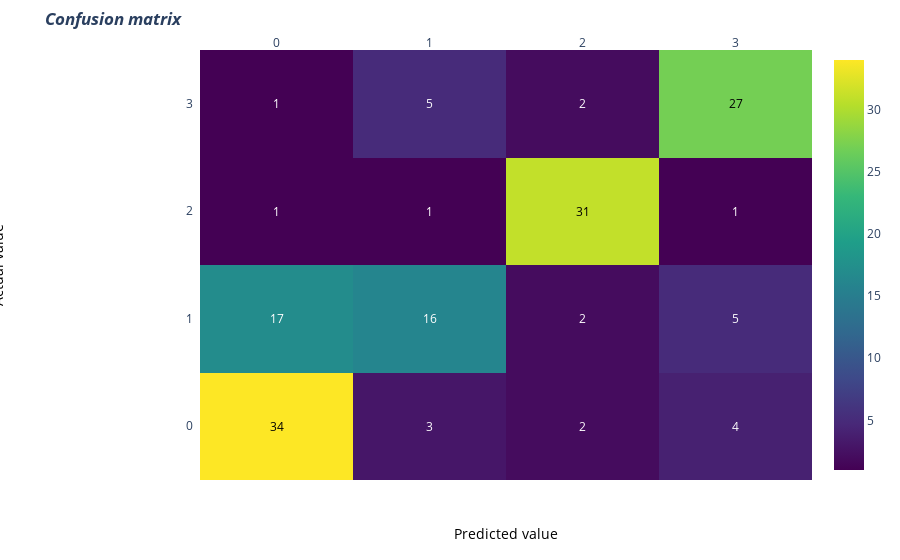

Source (notebook cell):
### Code cell
import plotly.figure_factory as ff
# invert z idx values

z= cm

# invert z idx values
#z = z[::-1]

x= [0,1,2,3]
y1=x
#y =x[::-1].copy() # invert idx values of x
#print(y)
#y=x
# change each element of z to type string for annotations
z_text = [[str(y1) for y1 in x] for x in z]

# set up figure
fig = ff.create_annotated_heatmap(z, x=x, y=y1, annotation_text=z_text, colorscale='Viridis')

# add title
fig.update_layout(title_text='<i><b>Confusion matrix</b></i>',
                  #xaxis = dict(title='x'),
                  #yaxis = dict(title='x')
                 )

# add custom xaxis title
fig.add_annotation(dict(font=dict(color="black",size=14),
                        x=0.5,
                        y=-0.15,
                        showarrow=False,
                        text="Predicted value",
                        xref="paper",
                        yref="paper"))

# add custom yaxis title
fig.add_annotation(dict(font=dict(color="black",size=14),
                        x=-0.35,
                        y=0.5,
                        showarrow=False,
                        text="Actual value",
                        textangle=-90,
                        xref="paper",
                        yref="paper"))

# adjust margins to make room for yaxis title
fig.update_layout(margin=dict(t=50, l=200))

# add colorbar
fig['data'][0]['showscale'] = True
fig.show()

### Figure 1 — Plotly figure (JSON) as saved in the notebook; plotly's stock layout.template omitted (floating-point values rounded to 4 significant figures)
{"data": [{"colorscale": [[0, "#440154"], [0.1111, "#482878"], [0.2222, "#3e4989"], [0.3333, "#31688e"], [0.4444, "#26828e"], [0.5556, "#1f9e89"], [0.6667, "#35b779"], [0.7778, "#6ece58"], [0.8889, "#b5de2b"], [1, "#fde725"]], "reversescale": false, "showscale": true, "type": "heatmap", "x": [0, 1, 2, 3], "y": [0, 1, 2, 3], "z": [[34, 3, 2, 4], [17, 16, 2, 5], [1, 1, 31, 1], [1, 5, 2, 27]]}], "layout": {"annotations": [{"font": {"color": "#000000"}, "showarrow": false, "text": "34", "x": 0, "xref": "x", "y": 0, "yref": "y"}, {"font": {"color": "#FFFFFF"}, "showarrow": false, "text": "3", "x": 1, "xref": "x", "y": 0, "yref": "y"}, {"font": {"color": "#FFFFFF"}, "showarrow": false, "text": "2", "x": 2, "xref": "x", "y": 0, "yref": "y"}, {"font": {"color": "#FFFFFF"}, "showarrow": false, "text": "4", "x": 3, "xref": "x", "y": 0, "yref": "y"}, {"font": {"color": "#FFFFFF"}, "showarrow": false, "text": "17", "x": 0, "xref": "x", "y": 1, "yref": "y"}, {"font": {"color": "#FFFFFF"}, "showarrow": false, "text": "16", "x": 1, "xref": "x", "y": 1, "yref": "y"}, {"font": {"color": "#FFFFFF"}, "showarrow": false, "text": "2", "x": 2, "xref": "x", "y": 1, "yref": "y"}, {"font": {"color": "#FFFFFF"}, "showarrow": false, "text": "5", "x": 3, "xref": "x", "y": 1, "yref": "y"}, {"font": {"color": "#FFFFFF"}, "showarrow": false, "text": "1", "x": 0, "xref": "x", "y": 2, "yref": "y"}, {"font": {"color": "#FFFFFF"}, "showarrow": false, "text": "1", "x": 1, "xref": "x", "y": 2, "yref": "y"}, {"font": {"color": "#000000"}, "showarrow": false, "text": "31", "x": 2, "xref": "x", "y": 2, "yref": "y"}, {"font": {"color": "#FFFFFF"}, "showarrow": false, "text": "1", "x": 3, "xref": "x", "y": 2, "yref": "y"}, {"font": {"color": "#FFFFFF"}, "showarrow": false, "text": "1", "x": 0, "xref": "x", "y": 3, "yref": "y"}, {"font": {"color": "#FFFFFF"}, "showarrow": false, "text": "5", "x": 1, "xref": "x", "y": 3, "yref": "y"}, {"font": {"color": "#FFFFFF"}, "showarrow": false, "text": "2", "x": 2, "xref": "x", "y": 3, "yref": "y"}, {"font": {"color": "#000000"}, "showarrow": false, "text": "27", "x": 3, "xref": "x", "y": 3, "yref": "y"}, {"font": {"color": "black", "size": 14}, "showarrow": false, "text": "Predicted value", "x": 0.5, "xref": "paper", "y": -0.15, "yref": "paper"}, {"font": {"color": "black", "size": 14}, "showarrow": false, "text": "Actual value", "textangle": -90, "x": -0.35, "xref": "paper", "y": 0.5, "yref": "paper"}], "autosize": true, "margin": {"l": 200, "t": 50}, "title": {"text": "<i><b>Confusion matrix</b></i>"}, "xaxis": {"autorange": true, "dtick": 1, "gridcolor": "rgb(0, 0, 0)", "range": [-0.5, 3.5], "side": "top", "ticks": "", "type": "linear"}, "yaxis": {"autorange": true, "dtick": 1, "range": [-0.5, 3.5], "ticks": "", "ticksuffix": "  ", "type": "linear"}}}
